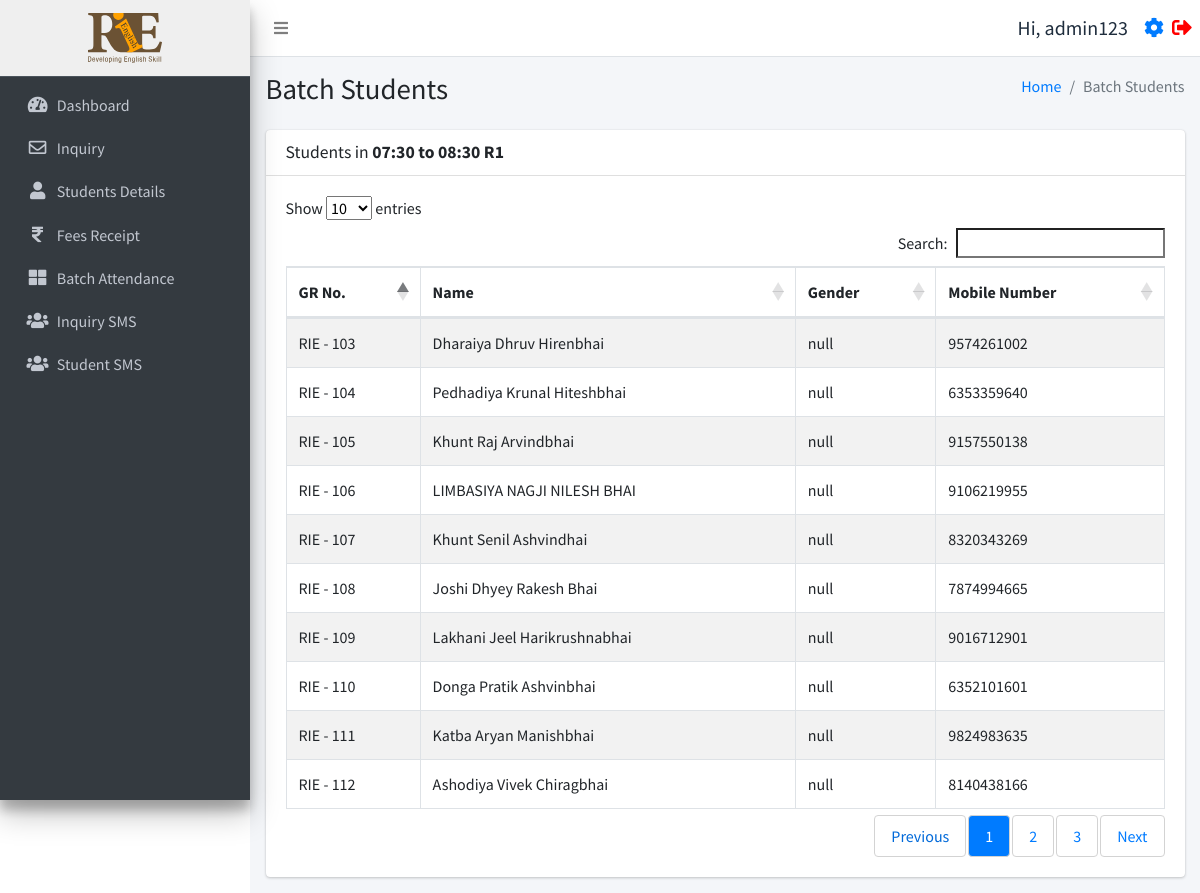
The app's page /batch_students.php?id=1 (signed in) with its own data.
### tables this page shows
CREATE TABLE `users` (
  `id` int(11) NOT NULL,
  `username` varchar(255) NOT NULL,
  `fullname` varchar(255) NOT NULL,
  `email` varchar(255) NOT NULL,
  `mobile` varchar(15) NOT NULL,
  `password` varchar(255) NOT NULL,
  `status` int(11) NOT NULL,
  `created_at` timestamp NOT NULL DEFAULT current_timestamp()
);

CREATE TABLE `batch_table` (
  `id` int(11) NOT NULL,
  `name` varchar(255) NOT NULL,
  `timestamp` timestamp NOT NULL DEFAULT current_timestamp() ON UPDATE current_timestamp(),
  `FacultyName` varchar(255) NOT NULL
);

CREATE TABLE `studentinfo` (
  `id` int(11) NOT NULL,
  `name` varchar(255) DEFAULT NULL,
  `batch` int(11) DEFAULT NULL,
  `batch_name` varchar(255) DEFAULT NULL,
  `father_name` varchar(255) DEFAULT NULL,
  `mother_name` varchar(255) DEFAULT NULL,
  `dob` date DEFAULT NULL,
  `gender` varchar(50) DEFAULT NULL,
  `mobile_number` varchar(15) DEFAULT NULL,
  `fee_status` int(10) DEFAULT 0,
  `profession` varchar(100) DEFAULT NULL,
  `address` varchar(255) DEFAULT NULL,
  `admission_time` date DEFAULT NULL,
  `due_date` date DEFAULT NULL,
  `created_at` datetime NOT NULL DEFAULT current_timestamp(),
  `pending_fees` int(10) DEFAULT 0,
  `discount` int(10) NOT NULL,
  `total_fees` int(11) NOT NULL,
  `paid_fees` int(11) NOT NULL,
  `father_number` varchar(50) NOT NULL,
  `home_number` varchar(50) NOT NULL,
  `reference` varchar(200) DEFAULT NULL,
  `father_profession` varchar(200) DEFAULT NULL,
  `workplace_address` varchar(255) DEFAULT NULL,
  `aadharcard_number` varchar(20) DEFAULT NULL,
  `joining_purpose` varchar(255) DEFAULT NULL,
  `extratime_daily` varchar(255) DEFAULT NULL,
  `gmail_id` varchar(255) DEFAULT NULL,
  `alumnistudent` int(10) DEFAULT 0
);

### function.php (called while the page is built, shortened)
<?php
require_once('db.php');
function selectFromTable($tableName, $columns, $whereConditions) {
    global $db;
    try {
        $sql = "SELECT " . implode(', ', $columns) . " FROM $tableName";
        if (!empty($whereConditions)) {
            $sql .= " WHERE " . implode(' AND ', array_map(function ($col, $val) {
                if (is_array($val)) {
                    return "$col IN (:" . implode(", :", array_keys($val)) . ")";
                } else {
                    return "$col = :$col";
                }
            }, array_keys($whereConditions), $whereConditions));
        }
        $stmt = $db->prepare($sql);
        foreach ($whereConditions as $col => $value) {
            if (is_array($value)) {
                foreach ($value as $key => $val) {
                    $stmt->bindValue(":$key", $val);
                }
            } else {
                $stmt->bindValue(":$col", $value);
            }
        }
        $stmt->execute();
        return $stmt->fetchAll(PDO::FETCH_ASSOC);
    } catch (PDOException $e) {
        return false;
    }
}
?>

### batch_students.php (the view, shortened to what this page needs)
<!DOCTYPE html>
<html lang="en">
<head>
</head>
<body>
    <div class="wrapper">
        <?php include ('./header.php'); ?>
        <?php require_once 'function.php'; ?>
        <div class="content-wrapper">
            <div class="content-header">
                <div class="container-fluid">
                    <div class="row mb-2">
                        <div class="col-sm-6">
                            <h1>Batch Students</h1>
                        </div>
                        <div class="col-sm-6">
                            <ol class="breadcrumb float-sm-right">
                                <li class="breadcrumb-item"><a href="./dashboard.php">Home</a></li>
                                <li class="breadcrumb-item active">Batch Students</li>
                            </ol>
                        </div>
                    </div>
                </div>
            </div>
            <section class="content">
                <div class="container-fluid">
                    <div class="row">
                        <div class="col-12">
                            <div class="card">
                                <div class="card-header">
                                    <?php
                                    $batchId = isset($_GET['id']) ? intval($_GET['id']) : 0;
                                    $batchName = selectFromTable('batch_table', ['name'], ['id' => $batchId])[0]['name'] ?? 'Unknown Batch';
                                    ?>
                                    <h3 class="card-title">Students in
                                        <b><?php echo htmlspecialchars($batchName); ?></b>
                                    </h3>
                                </div>
                                <div class="card-body">
                                    <table id="example1" class="table table-bordered table-striped">
                                        <thead>
                                            <tr>
                                                <th>GR No.</th>
                                                <th>Name</th>
                                                <th>Gender</th>
                                                <th>Mobile Number</th>
                                            </tr>
                                        </thead>
                                        <tbody>
                                            <?php
                                            $batchId = isset($_GET['id']) ? intval($_GET['id']) : 0;
                                            $students = selectFromTable('studentinfo', ['id', 'name', 'gender', 'mobile_number'], ['batch' => $batchId]);
                                            foreach ($students as $student) {
                                                echo "<tr>";
                                                echo "<td>RIE - " . htmlspecialchars($student['id']) . "</td>";
                                                echo "<td>" . htmlspecialchars($student['name']) . "</td>";
                                                echo "<td>" . htmlspecialchars($student['gender']) . "</td>";
                                                echo "<td>" . htmlspecialchars($student['mobile_number']) . "</td>";
                                                echo "</tr>";
                                            }
                                            ?>
                                        </tbody>
                                    </table>
                                </div>
                            </div>
                        </div>
                    </div>
                </div>
            </section>
        </div>
        <?php include ('./footer.php'); ?>

### header.php (shortened to what this page needs)
<?php
require_once 'db.php';
require_once ('function.php');
$user = selectFromTable('users', ['*'], ['id' => $_SESSION['user_id']]);
$user = $user[0];
$isFaculty = isset($_SESSION['user_status']) && $_SESSION['user_status'] === 'faculty';
?>
<!DOCTYPE html>
<html lang="en">
<head>
  <link rel="stylesheet" href="./plugins/fontawesome-free/css/all.min.css">
  <link rel="stylesheet" href="https://code.ionicframework.com/ionicons/2.0.1/css/ionicons.min.css">
  <link rel="stylesheet" href="./plugins/icheck-bootstrap/icheck-bootstrap.min.css">
  <link rel="stylesheet" href="https://cdn.datatables.net/1.10.19/css/dataTables.bootstrap4.min.css">
  <link rel="stylesheet" href="./asset/css/adminlte.min.css">
  <link rel="stylesheet" href="./asset/css/style.css">
</head>
<body class="hold-transition sidebar-mini layout-fixed">
  <div class="wrapper">
    <nav class="main-header navbar navbar-expand navbar-white navbar-light sticky-top">
      <ul class="navbar-nav">
        <li class="nav-item">
          <a class="nav-link" data-widget="pushmenu" href="#" role="button"><i class="fas fa-bars"></i></a>
        </li>
      </ul>
      <ul class="navbar-nav ml-auto">
        <li class="nav-item d-flex align-items-center">
          <span class="mr-3" style="font-size:20px;">Hi, <?php echo $user['fullname']; ?></span>
          <a href="./profile.php" style="font-size:20px;" class="d-block mr-2"><i class="fas fa-cog"></i></a>
          <a href="./logout.php" style="font-size:20px;"><i class="fas fa-sign-out-alt" style="color:red"></i></a>
        </li>
      </ul>
    </nav>
    <aside class="main-sidebar sidebar-dark-primary elevation-4">
      <?php if ($_SESSION['user_status'] === 'faculty'): ?>
        <a href="./batch.php" class="brand-link" style="text-align:center;background:#efefef;">
        <?php else: ?>
          <a href="./dashboard.php" class="brand-link" style="text-align:center;background:#efefef;">
          <?php endif; ?>
          <img src="./asset/img/logo.svg" alt="RIE logo Logo" style="height:50px;">
        </a>
        <div class="sidebar">
          <nav class="mt-2">
            <ul class="nav nav-pills nav-sidebar flex-column" data-widget="treeview" role="menu" data-accordion="false">
              <?php if (!$isFaculty): ?>
                <li class="nav-item">
                  <a href="./dashboard.php" class="nav-link
            <?php if (strpos($_SERVER['REQUEST_URI'], 'dashboard.php') !== false) {
              echo "active";
            } ?>">
                    <i class="nav-icon fas fa-tachometer-alt"></i>
                    <p>
                      Dashboard
                    </p>
                  </a>
                </li>
                <li class="nav-item">
                  <a href="./inquiry.php" class="nav-link
            <?php if (strpos($_SERVER['REQUEST_URI'], 'inquiry.php') !== false) {
              echo "active";
            } ?>">
                    <i class="nav-icon far fa-envelope"></i>
                    <p>
                      Inquiry
                    </p>
                  </a>
                <li class="nav-item">
                  <a href="./studentsdetails.php" class="nav-link
            <?php if (strpos($_SERVER['REQUEST_URI'], 'studentsdetails.php') !== false) {
              echo "active";
            } ?>">
                    <i class="nav-icon fas fa-user"></i>
                    <p>
                      Students Details
                    </p>
                  </a>
                </li>
                <li class="nav-item">
                  <a href="./fees.php" class="nav-link
            <?php if (strpos($_SERVER['REQUEST_URI'], 'fees.php') !== false) {
              echo "active";
            } ?>">
                    <i class="nav-icon fas fa-rupee-sign"></i>
                    <p>
                      Fees Receipt
                    </p>
                  </a>
                </li>
              <?php endif; ?>
              <li class="nav-item">
                <a href="./batch.php" class="nav-link
            <?php if (strpos($_SERVER['REQUEST_URI'], 'batch.php') !== false) {
              echo "active";
            } ?>">
                  <i class="nav-icon fas fa-th-large"></i>
                  <p>
                    Batch Attendance
                  </p>
                </a>
              </li>
              <?php if (!$isFaculty): ?>
                <li class="nav-item">
                  <a href="./inquirysms.php" class="nav-link
            <?php if (strpos($_SERVER['REQUEST_URI'], 'inquirysms.php') !== false) {
              echo "active";
            } ?>">
                    <i class="nav-icon fas fa-users"></i>
                    <p>
                      Inquiry SMS
                    </p>
                  </a>
                </li>
                <li class="nav-item">
                  <a href="./studentsms.php" class="nav-link
            <?php if (strpos($_SERVER['REQUEST_URI'], 'studentsms.php') !== false) {
              echo "active";
            } ?>">
                    <i class="nav-icon fas fa-users"></i>
                    <p>
                      Student SMS
                    </p>
                  </a>
                </li>
              <?php endif; ?>
            </ul>
          </nav>
        </div>
    </aside>

### header.php (style rules this page uses)
table thead tr { border: 2px solid #dee2e6 }
table thead { position: sticky; top: 0; background-color: white; }

### records on screen
users: fullname "admin123"
batch_table: name "07:30 to 08:30 R1"
studentinfo: id "103", name "Dharaiya Dhruv Hirenbhai", gender "null", mobile_number "9574261002"
studentinfo: id "104", name "Pedhadiya Krunal Hiteshbhai", gender "null", mobile_number "6353359640"
studentinfo: id "105", name "Khunt Raj Arvindbhai", gender "null", mobile_number "9157550138"
studentinfo: id "106", name "LIMBASIYA NAGJI NILESH BHAI", gender "null", mobile_number "9106219955"
studentinfo: id "107", name "Khunt Senil Ashvindhai", gender "null", mobile_number "8320343269"
studentinfo: id "108", name "Joshi Dhyey Rakesh Bhai", gender "null", mobile_number "7874994665"
studentinfo: id "109", name "Lakhani Jeel Harikrushnabhai", gender "null", mobile_number "9016712901"
studentinfo: id "110", name "Donga Pratik Ashvinbhai", gender "null", mobile_number "6352101601"
studentinfo: id "111", name "Katba Aryan Manishbhai", gender "null", mobile_number "9824983635"
studentinfo: id "112", name "Ashodiya Vivek Chiragbhai", gender "null", mobile_number "8140438166"
